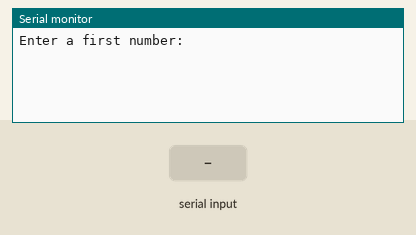
Bench run of a sketch on a simulated Arduino Uno, built with avr-gcc and run on an emulated ATmega328P. Parts: the last lines printed to the serial monitor. The test bench sets the inputs (shaded band).

Above: at 1.2 s.
1.3 s: "90,45\n" received over Serial
At 2.1 s:
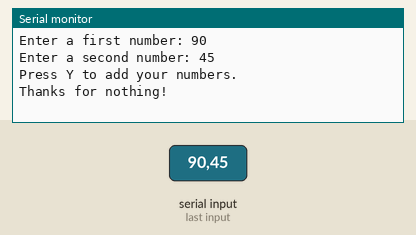
2.8 s: "30,150\n" received over Serial
At 5.0 s:
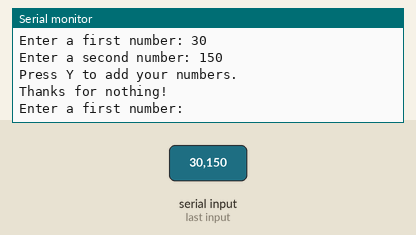

The sketch:

1.ino
```cpp
int num1, num2, sum;
char answer;

void setup (){
  Serial.begin(9600);
}

void loop (){

  Serial.print("Enter a first number: ");
  while(!Serial.available()) {}
        // “!Serial.available” is equivalent to “Serial.available == 0”
  num1 = Serial.parseInt();
  Serial.println(num1);

  Serial.print("Enter a second number: ");
  while(!Serial.available()) {}
  num2 = Serial.parseInt();
  Serial.println(num2);

  answer = ShouldIAdd(); //call function ShouldIAdd to assign value to “answer”

  if (answer == 'Y'){
    sum = mySumFunction(num1, num2); //call mySumFunction if user wants it!
    Serial.print("Your sum is: ");
    Serial.println(sum);
  } else {
    Serial.println("Thanks for nothing!");
  }

  delay(1000);
}

char ShouldIAdd(){       //a return type function with no parameters
  char yesorno;
  Serial.println("Press Y to add your numbers.");
  while(!Serial.available()) {}
  yesorno = Serial.read();

  return yesorno;        //returns a character
}

int mySumFunction(int x, int y){     //a return type function with two parameters
  int result = x + y;
  return result;         //returns an integer
}
```

Measured:
- after the input at 1.3 s, the serial monitor: prints a new line at once (image 1)
- after the input at 2.8 s, the serial monitor: prints a new line at once (image 2)
